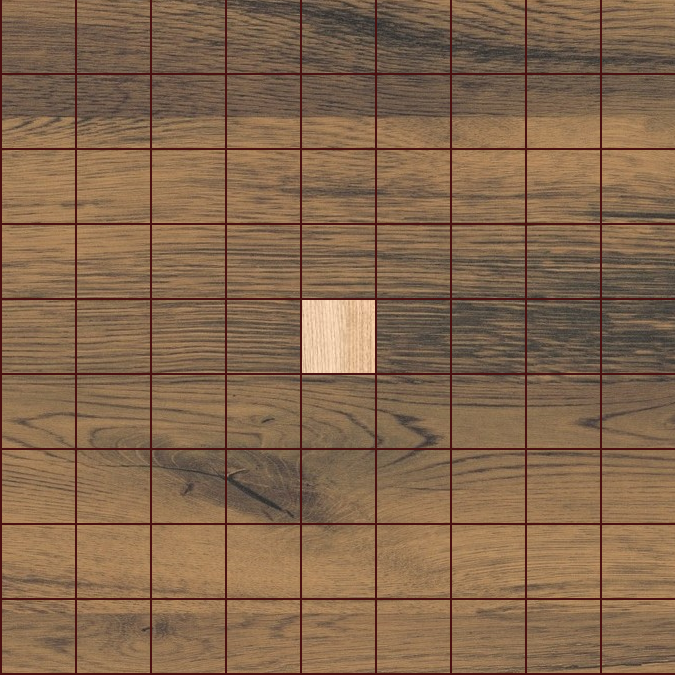

Rendered tile map (Tiled .tmx) drawn with the repository's tilesets; below, a short description and the map source with its tile grids summarised:
An orthogonal 9x9 tile map with 75x75 px tiles, 1 tile layer (Warstwa Kafelków 1), 3 tilesets.

<map version="1.2" tiledversion="1.3.3" orientation="orthogonal" renderorder="right-down" width="9" height="9" tilewidth="75" tileheight="75" infinite="0" backgroundcolor="#4a1010" nextlayerid="5" nextobjectid="8">
 <tileset firstgid="1" source="b654517527.tsx" />
 <tileset firstgid="487" source="darkwood.tsx" />
 <tileset firstgid="505" source="whitewood.tsx" />
 <layer id="1" name="Warstwa Kafelków 1" width="9" height="9">
  <data>[81 cells, 81 non-empty, 81 distinct tile ids]</data>
 </layer>
</map>
